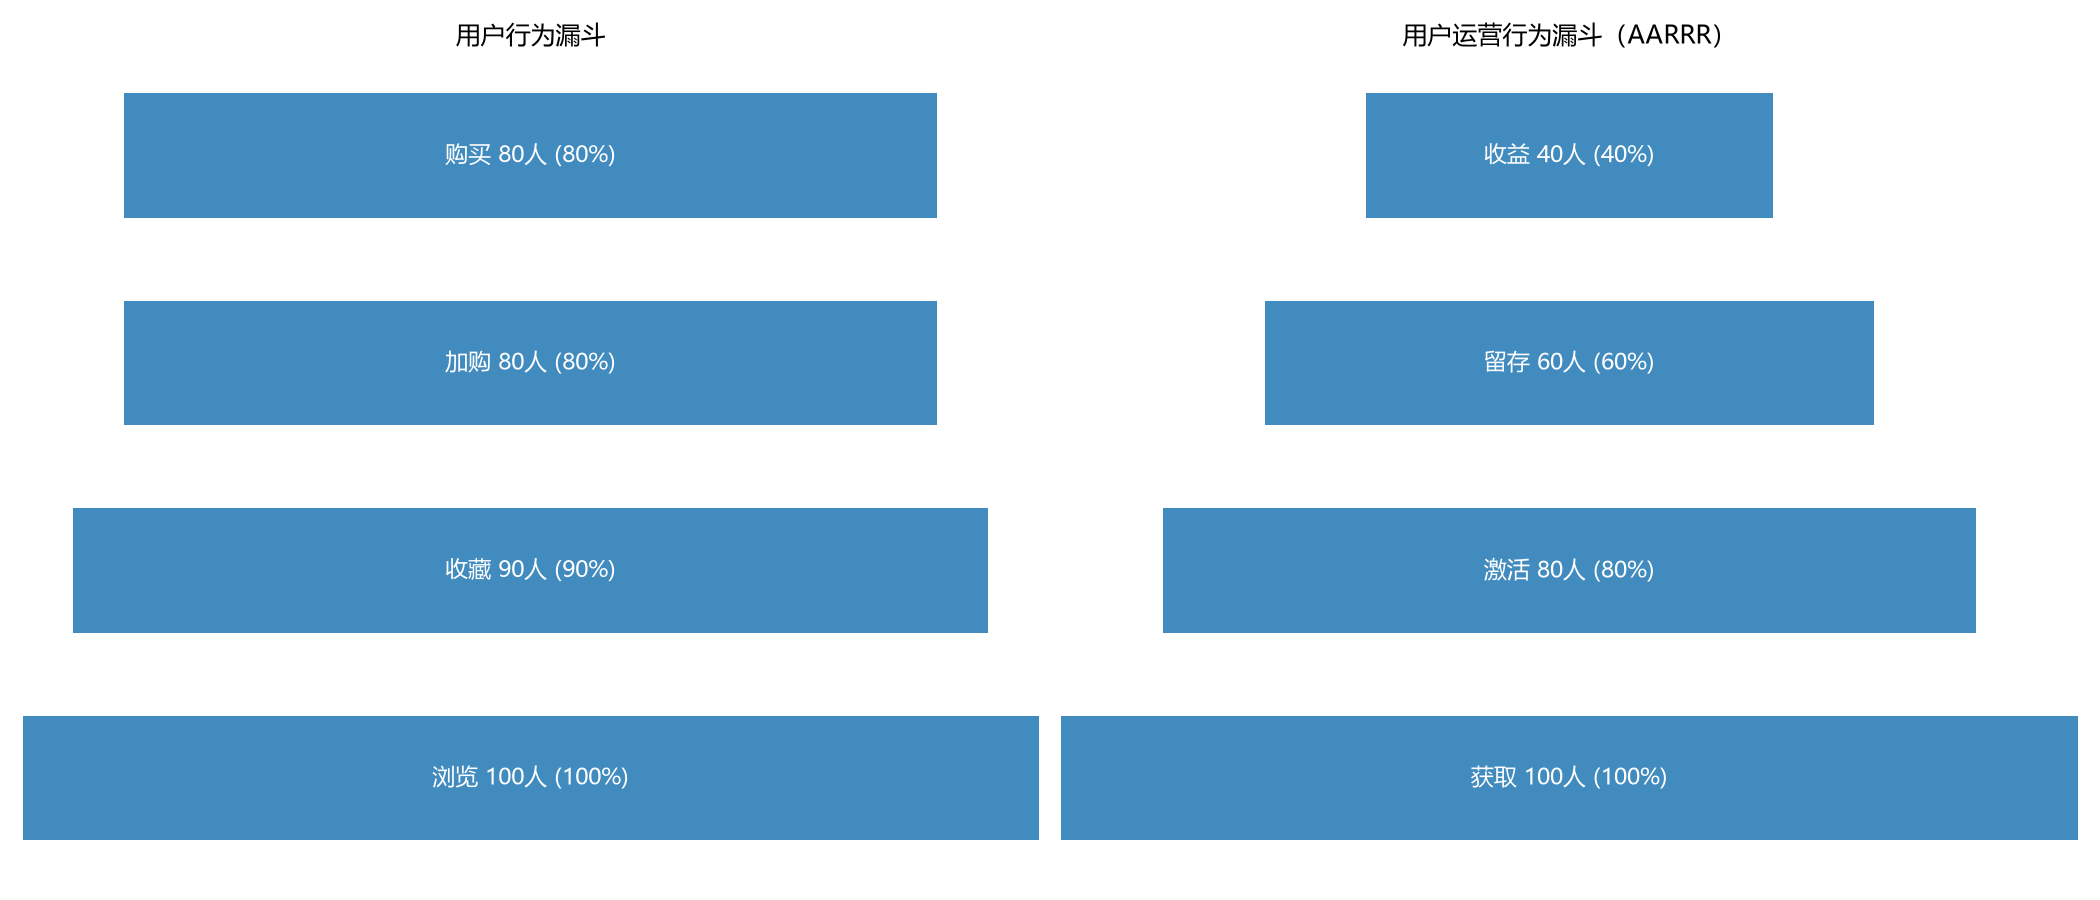

Write Python code to recreate this figure.
import os
import pandas as pd
import matplotlib.pyplot as plt
import matplotlib
matplotlib.rcParams['font.sans-serif'] = ['Microsoft YaHei', 'SimHei']
matplotlib.rcParams['axes.unicode_minus'] = False

base = r'D:/学习作业/数据可视化/1《CDA 一级认证教材：商业数据分析》'
out = r'D:/学习作业/数据可视化/第2章'
os.makedirs(out, exist_ok=True)

raw = pd.read_excel(os.path.join(base, '第2章 数据分析方法/1、分析的基础范式/data-无答案/2-1漏斗图.xlsx'), sheet_name='练习', header=None)

funnel1 = pd.DataFrame({
    '行为': raw.iloc[2:6, 1].tolist(),
    '用户数': pd.to_numeric(raw.iloc[2:6, 2]).tolist(),
})
funnel2 = pd.DataFrame({
    '行为': raw.iloc[10:14, 1].tolist(),
    '用户数': pd.to_numeric(raw.iloc[10:14, 2]).tolist(),
})


def plot_funnel(df, ax, title):
    max_v = df['用户数'].max()
    for i, (name, v) in enumerate(zip(df['行为'], df['用户数'])):
        width = v / max_v
        ax.barh(i, width, left=(1 - width) / 2, height=0.6, color='#1f77b4', alpha=0.85)
        ax.text(0.5, i, f'{name} {int(v)}人 ({v / max_v:.0%})', ha='center', va='center', color='white', fontsize=11)
    ax.set_yticks([])
    ax.set_xlim(0, 1)
    ax.set_xticks([])
    for s in ['top', 'right', 'bottom', 'left']:
        ax.spines[s].set_visible(False)
    ax.set_title(title)


fig, axes = plt.subplots(1, 2, figsize=(14, 6))
plot_funnel(funnel1, axes[0], '用户行为漏斗')
plot_funnel(funnel2, axes[1], '用户运营行为漏斗（AARRR）')
plt.tight_layout()
plt.savefig(os.path.join(out, '第2章_漏斗图.png'), dpi=150)
plt.show()

print('用户行为漏斗：')
print(funnel1)
print('\nAARRR 漏斗：')
print(funnel2)
